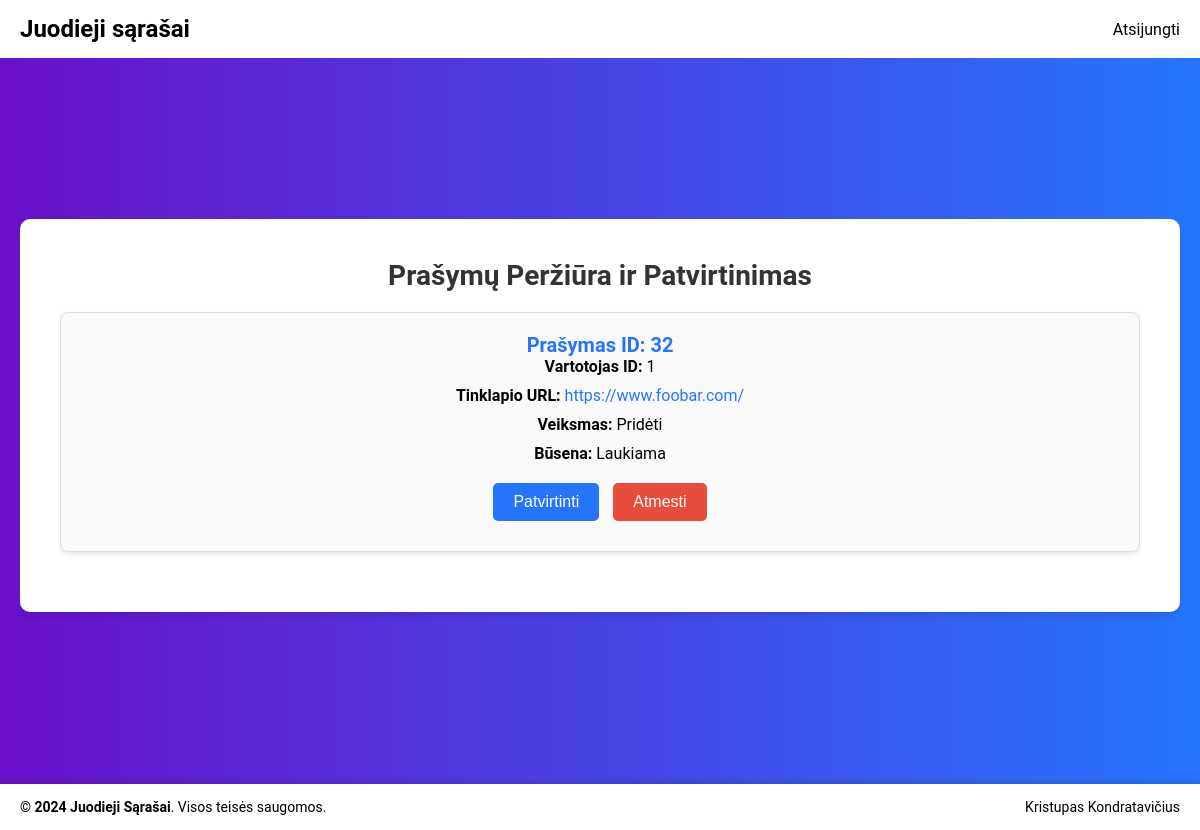
The app's page /pages/manage_requests.php (signed in) with its own data.
### tables this page shows
CREATE TABLE `requests` (
  `id` int NOT NULL,
  `user_id` int DEFAULT NULL,
  `website_id` int DEFAULT NULL,
  `action` enum('add','remove') DEFAULT NULL,
  `status` enum('pending','approved','rejected') DEFAULT 'pending',
  `created_at` timestamp NULL DEFAULT CURRENT_TIMESTAMP
);

CREATE TABLE `websites` (
  `id` int NOT NULL,
  `url` varchar(255) NOT NULL,
  `is_blacklisted` tinyint(1) DEFAULT '0'
);

### pages/manage_requests.php (the view, shortened to what this page needs)
<?php
include '../includes/db_connection.php';
$sql = "SELECT r.id, r.user_id, r.website_id, r.action, r.status, w.url
        FROM requests r
        JOIN websites w ON r.website_id = w.id
        WHERE r.status = 'pending'";
$result = $conn->query($sql);
?>
<!DOCTYPE html>
<html lang="lt">
<head>
    <link rel="stylesheet" href="../assets/css/style.css">
    <link rel="stylesheet" href="../assets/css/navbar.css">
</head>
<body id="process-request-page">
    <?php include '../includes/navbar.php'; ?>
    <div class="main-container">
        <div class="main-box">
            <h2>Prašymų Peržiūra ir Patvirtinimas</h2>
            <?php
            if ($result->num_rows > 0) {
                while ($row = $result->fetch_assoc()) {
                    echo "<div class='request-card'>";
                    echo "<h3>Prašymas ID: " . $row['id'] . "</h3>";
                    echo "<p><strong>Vartotojas ID:</strong> " . $row['user_id'] . "</p>";
                    echo "<p><strong>Tinklapio URL:</strong> <a href='https://" . $row['url'] . "' target='_blank'>" . $row['url'] . "</a></p>";
                    echo "<p><strong>Veiksmas:</strong> " . (ucfirst($row['action']) == "Add" ? "Pridėti" : "Šalinti") . "</p>";
                    echo "<p><strong>Būsena:</strong> " . (ucfirst($row['status']) == "Approved" ? "Patvirtintas" : (ucfirst($row['status']) == "Pending" ? "Laukiama" : "Atmestas")) . "</p>";
                    echo "<form method='POST' action='process_request.php'>
                            <input type='hidden' name='request_id' value='" . $row['id'] . "'>
                            <input type='submit' name='approve' value='Patvirtinti' class='btn approve-btn'>
                            <input type='submit' name='reject' value='Atmesti' class='btn reject-btn'>
                          </form>";
                    echo "</div>";
                }
            } else {
                echo "<p>Neišspręstų prašymų nerasta.</p>";
            }
            ?>
        </div>
    </div>
    <?php include '../includes/footer.php'; ?>
</body>
</html>

### assets/css/style.css (style rules this page uses)
* { margin: 0; padding: 0; box-sizing: border-box; }
body { font-family: 'Roboto', sans-serif; background: linear-gradient(to right, #6a11cb, #2575fc); display: flex; justify-content: center; align-items: center; height: 100vh; overflow: hidden; }
.register-container, .main-container { width: 100%; display: flex; justify-content: center; align-items: center; }
.register-box, .main-box { background-color: #fff; padding: 40px; border-radius: 10px; box-shadow: 0 4px 6px rgba(0, 0, 0, 0.1); width: 400px; text-align: center; }
.register-box h2, .main-box h2 { margin-bottom: 20px; color: #333; font-size: 28px; }
#process-request-page .main-container { width: 100%; margin: 20px auto; padding: 0 20px; }
#process-request-page .main-box { background-color: #fff; padding: 40px; border-radius: 10px; box-shadow: 0 4px 6px rgba(0, 0, 0, 0.1); width: 100%; box-sizing: border-box; overflow-x: auto; overflow-y: auto; max-height: 500px; }
#process-request-page .request-card { background-color: #f9f9f9; border: 1px solid #ddd; padding: 20px; border-radius: 8px; margin-bottom: 20px; box-shadow: 0 2px 4px rgba(0, 0, 0, 0.1); }
#process-request-page .request-card h3 { margin-top: 0; font-size: 20px; color: #2575fc; }
#process-request-page .request-card p { font-size: 16px; margin-bottom: 10px; }
#process-request-page .request-card a { color: #2575fc; text-decoration: none; }
#process-request-page .btn { padding: 10px 20px; margin: 10px 5px; border: none; border-radius: 5px; font-size: 16px; cursor: pointer; transition: background-color 0.3s ease; }
#process-request-page .approve-btn { background-color: #2575fc; color: white; }
#process-request-page .reject-btn { background-color: #e74c3c; color: white; }
.main-container { width: 100%; margin: 20px auto; padding: 0 20px; }
.main-box { background-color: #fff; padding: 40px; border-radius: 10px; box-shadow: 0 4px 6px rgba(0, 0, 0, 0.1); width: 100%; box-sizing: border-box; overflow-x: auto; }
.main-box { padding: 40px; }
.main-container { padding: 1rem; }
.main-box { padding: 1rem; }

### assets/css/navbar.css (style rules this page uses)
body { margin-top: 15px; }
body { margin-bottom: 15px; }

### records on screen
requests: id "32", user "1", website.url "https://www.foobar.com/", action "Pridėti", status "Laukiama"
